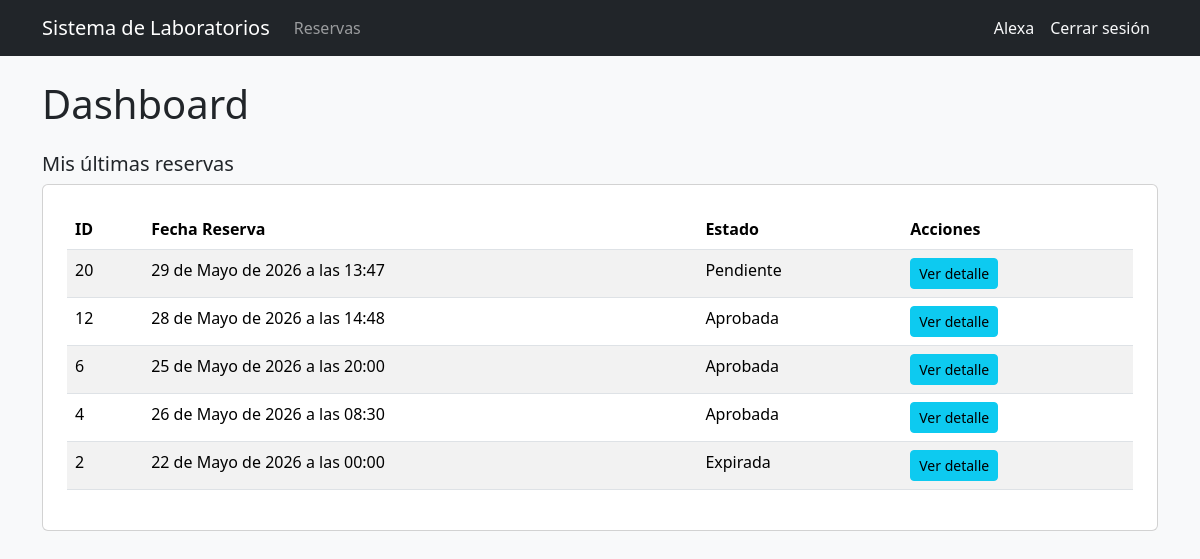
/ (signed in), run on an earlier commit of the app's database.
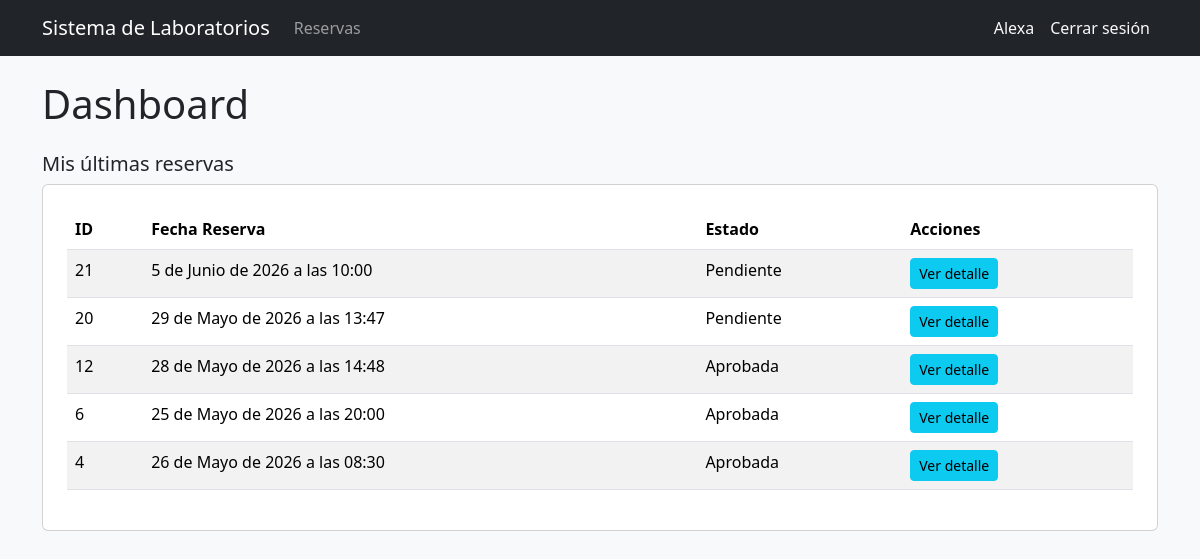
And on a later commit of the database.
### reservas/models.py (models this page shows, shortened)
class Reserva(models.Model):
    usuario = models.ForeignKey(
        'users.Usuario',
        on_delete=models.CASCADE
    )
    fecha_reserva = models.DateTimeField()
    hora_limite_retiro = models.DateTimeField(
        null=True,
        blank=True
    )
    fecha_devolucion = models.DateTimeField(
        null=True,
        blank=True
    )
    estado = models.ForeignKey(
        EstadoReserva,
        on_delete=models.CASCADE,
        null=True,
        blank=True
    )
    fecha_creacion = models.DateTimeField(auto_now_add=True)

class EstadoReserva(models.Model):
    nombre = models.CharField(max_length=50)
    def __str__(self):
        return self.nombre

### config/views.py (the view)
# urls.py: path('', dashboard, name='dashboard'),
@login_required
def dashboard(request):
    context = {}
    rol = request.user.rol.nombre if request.user.rol else None
    if rol == 'Administrador':
        context['total_items'] = ItemInventario.objects.count()
        context['items_disponibles'] = ItemInventario.objects.filter(estado__nombre='Disponible').count()
        context['items_prestados'] = ItemInventario.objects.filter(estado__nombre='Prestado').count()
        context['prestamos_activos'] = Prestamo.objects.filter(estado__nombre='Activo').count()
        context['reservas_pendientes'] = Reserva.objects.filter(estado__nombre='Pendiente').count()
        context['alertas_stock'] = [
            insumo for insumo in Insumo.objects.all()
            if insumo.stock_minimo_alcanzado()
        ]
    elif rol == 'Encargado':
        context['prestamos_activos'] = Prestamo.objects.filter(estado__nombre='Activo').count()
        context['reservas_pendientes'] = Reserva.objects.filter(estado__nombre='Pendiente').count()
    elif rol in ['Docente', 'Estudiante']:
        context['mis_reservas'] = Reserva.objects.filter(
            usuario=request.user
        ).order_by('-fecha_creacion')[:5]
    context['rol'] = rol
    return render(request, 'dashboard.html', context)

### templates/dashboard.html (shortened to what this page needs)
{% extends 'base_general.html' %}
{% block contenido %}
<h1 class="mb-4">Dashboard</h1>
{% if rol == 'Administrador' %}
    <div class="row mb-4">
        <div class="col-md-3">
            <div class="card text-white bg-primary p-3 text-center">
                <h5>Total Ítems</h5>
                <h2>{{ total_items }}</h2>
            </div>
        </div>
        <div class="col-md-3">
            <div class="card text-white bg-success p-3 text-center">
                <h5>Disponibles</h5>
                <h2>{{ items_disponibles }}</h2>
            </div>
        </div>
        <div class="col-md-3">
            <div class="card text-white bg-warning p-3 text-center">
                <h5>Prestados</h5>
                <h2>{{ items_prestados }}</h2>
            </div>
        </div>
        <div class="col-md-3">
            <div class="card text-white bg-info p-3 text-center">
                <h5>Préstamos Activos</h5>
                <h2>{{ prestamos_activos }}</h2>
            </div>
        </div>
    </div>
    <div class="row mb-4">
        <div class="col-md-3">
            <div class="card text-white bg-secondary p-3 text-center">
                <h5>Reservas Pendientes</h5>
                <h2>{{ reservas_pendientes }}</h2>
            </div>
        </div>
    </div>
    {% if alertas_stock %}
    <div class="alert alert-warning">
        <h5>⚠️ Insumos con stock bajo</h5>
        <ul class="mb-0">
            {% for insumo in alertas_stock %}
            <li>
                <strong>{{ insumo.nombre }}</strong> —
                Disponible: {{ insumo.cantidad_disponible }} |
                Mínimo: {{ insumo.stock_minimo }}
            </li>
            {% endfor %}
        </ul>
    </div>
    {% endif %}
{% elif rol == 'Docente' or rol == 'Estudiante' %}
    <h5>Mis últimas reservas</h5>
    {% if mis_reservas %}
    <div class="card p-4">
        <table class="table table-striped">
            <thead>
                <tr>
                    <th>ID</th>
                    <th>Fecha Reserva</th>
                    <th>Estado</th>
                    <th>Acciones</th>
                </tr>
            </thead>
            <tbody>
                {% for reserva in mis_reservas %}
                <tr>
                    <td>{{ reserva.id }}</td>
                    <td>{{ reserva.fecha_reserva }}</td>
                    <td>{{ reserva.estado }}</td>
                    <td>
                        <a href="/reservas/{{ reserva.id }}/" class="btn btn-info btn-sm">
                            Ver detalle
                        </a>
                    </td>
                </tr>
                {% endfor %}
            </tbody>
        </table>
    </div>
    {% else %}
    <p class="text-muted">No tienes reservas aún. <a href="/reservas/crear/">Crear una reserva</a></p>
    {% endif %}
{% endif %}
{% endblock %}

What changed in the data, as far as the page shows it:
no longer on this page (row unchanged): Reserva: id "2", fecha_reserva "22 de Mayo de 2026 a las 00:00", estado "Expirada"
added Reserva: id "21", fecha_reserva "5 de Junio de 2026 a las 10:00", estado "Pendiente"
